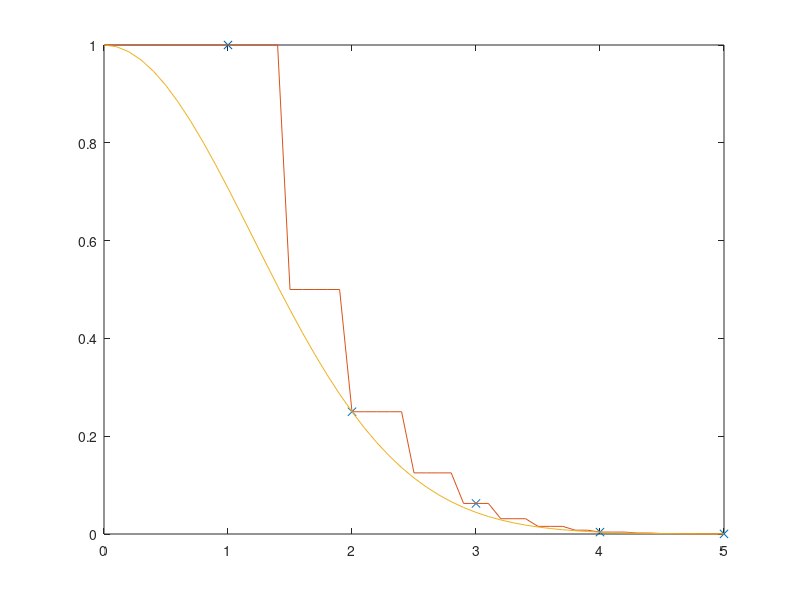

The MATLAB script that drew this image:
clc; clear; close all;
% this function plots the pascal diamond overlapped at its continuous
% counterpart

startingn=0;
n=5;
z=1:n;
p=z;
p(2)=1/4;
for j=3:n
    
    p(j)=p(j-2)*2^(2-2*j);
    
end
f=@(x) 2.^-floor(x.^2/2);
fnf=@(x) 2.^-(x.^2/2);
r=startingn:0.1:n;

plot(z,p,'x',r,f(r),r,fnf(r))